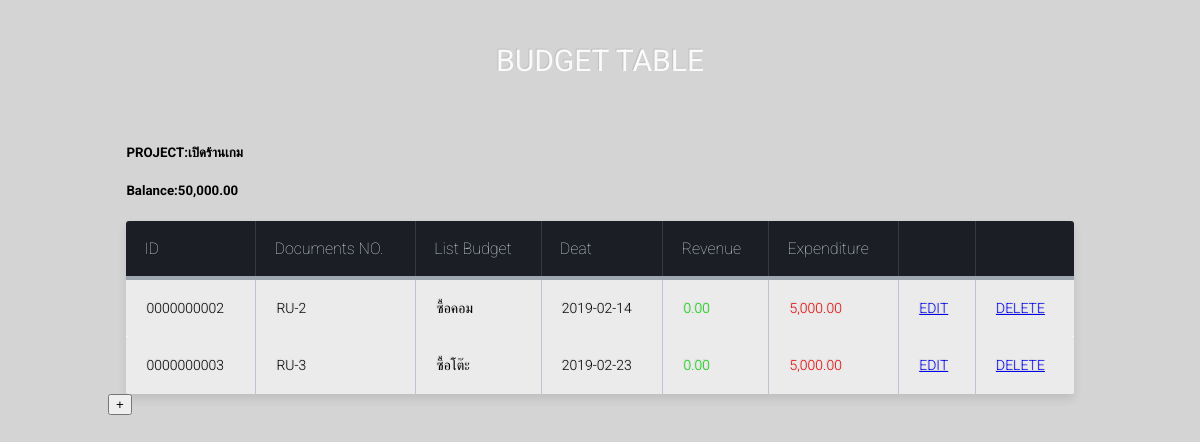
The app's page /budget/budget_seletc.php?id=3 with its own data.
### tables this page shows
CREATE TABLE `project` (
  `id_pj` int(10) UNSIGNED ZEROFILL NOT NULL,
  `do_no_pj` varchar(20) NOT NULL,
  `list_pj` varchar(100) NOT NULL,
  `budget_pj` float DEFAULT '0',
  `upfont` int(10) DEFAULT '0',
  `date_pj` date NOT NULL,
  `date_fillter` varchar(20) NOT NULL,
  `date_st` timestamp NOT NULL DEFAULT CURRENT_TIMESTAMP ON UPDATE CURRENT_TIMESTAMP
);

CREATE TABLE `budget` (
  `id_bg` int(10) UNSIGNED ZEROFILL NOT NULL,
  `du_no_bg` varchar(20) NOT NULL,
  `list_bg` varchar(100) NOT NULL,
  `list_pj_bg` varchar(100) NOT NULL,
  `rv_bg` float NOT NULL DEFAULT '0',
  `ex_bg` float NOT NULL DEFAULT '0',
  `date_bg` date NOT NULL,
  `date_st` timestamp NOT NULL DEFAULT CURRENT_TIMESTAMP ON UPDATE CURRENT_TIMESTAMP
);

### budget/budget_seletc.php (the view, shortened to what this page needs)
<link rel="stylesheet"  href="budget/bg.css">
<?php
include 'cn_db.php';
$strid=null ;
if(isset($_GET["id"]))
{
  $strid = $_GET["id"];
}
$sql = "SELECT * FROM project WHERE id_pj = ? ";
$params = array ($strid) ;
$stm= $con -> prepare($sql);
$stm->execute($params);
$result = $stm->fetch() ;
extract($result);
        $totalup=$budget_pj*$upfont/100;
        $sum=$budget_pj-$totalup;
?>
<div class="table-title" align="center">
        <h3>BUDGET TABLE</h3>
</div>
<div class="table-title" align="center">
</div>
<h5 class="aa">PROJECT:<?php echo $list_pj;?></h5>
<h5 class="aa">Balance:<?php echo number_format($sum,2   , '.'  , ','    );?></h5>
<table class="table-fill">
    <thead>
    <tr>
    <th class="text-left">ID</th>
    <th class="text-left">Documents NO.</th>
    <th class="text-left">List Budget</th>
    <th class="text-left">Deat</th>
    <th class="text-left">Revenue</th>
    <th class="text-left">Expenditure</th>
    <th class="text-left"></th>
    <th class="text-left"></th>
    </tr>
    </thead>
    <?php
            $sql = "SELECT *FROM budget WHERE list_pj_bg='$list_pj'";
            $stm = $con->prepare($sql);
            try{
                $stm->execute();
            }catch(Exception $exc){
            echo $exc->getTraceAsString();
            }
            while($row = $stm->fetch(PDO::FETCH_ASSOC)){
            extract($row);
  ?>
        <tbody class="table-hover">
        <tr>
                <td><?php echo $id_bg; ?></td>
                <td><?php echo $du_no_bg; ?></td>
                <td><?php echo $list_bg; ?></td>
                <td><?php echo $date_bg; ?></td>
                <td><font color=“#CCFF00”><?php echo number_format($rv_bg,2   , '.'  , ','    ); ?></td>
                <td class="cc"><?php echo number_format($ex_bg,2   , '.'  , ','    ); ?></td>
                <td class="cc1"><a href="#">EDIT</a></td>
                <td class="cc1"><a href="#">DELETE</a></td>
        </tr>
        <?php  } ?>
        </tbody>
</table>
<div class="bb">
                    <button  class="w3-button w3-circle w3-teal " onclick="myFunction()">+</button>
</div>

### budget/bg.css (style rules this page uses)
div.table-title { display: block; margin: auto; max-width: 600px; padding:5px; width: 100%; }
.table-title h3 { color: #fafafa; font-size: 30px; font-weight: 400; font-style:normal; font-family: "Roboto", helvetica, arial, sans-serif; text-shadow: -1px -1px 1px rgba(0, 0, 0, 0.1); text-transform:uppercase; }
.table-fill { background: white; border-radius:3px; border-collapse: collapse; height: 100%px; margin: auto; max-width: 80%; padding:5px; width: 100%; box-shadow: 0 5px 10px rgba(0, 0, 0, 0.1); animation: float 5s infinite; }
th { color:#D5DDE5;; background:#1b1e24; border-bottom:4px solid #9ea7af; border-right: 1px solid #343a45; font-size:16px; font-weight: 100; padding:18px; text-align:left; text-shadow: 0 1px 1px rgba(0, 0, 0, 0.1); vertical-align:middle; }
th:first-child { border-top-left-radius:3px; }
th:last-child { border-top-right-radius:3px; border-right:none; }
tr { border-top: 1px solid #C1C3D1; border-bottom: 1px solid #C1C3D1; font-size:16px; font-weight:normal; text-shadow: 0 1px 1px rgba(256, 256, 256, 0.1); }
tr:first-child { border-top:none; }
tr:last-child { border-bottom:none; }
tr:nth-child(odd) td { background:#EBEBEB; }
tr:last-child td:first-child { border-bottom-left-radius:3px; }
tr:last-child td:last-child { border-bottom-right-radius:3px; }
td { background:#FFFFFF; padding:20px; text-align:left; vertical-align:middle; font-weight:300; font-size:14px; text-shadow: -1px -1px 1px rgba(0, 0, 0, 0.1); border-right: 1px solid #C1C3D1; }
td:last-child { border-right: 0px; }
th.text-left { text-align: left; }
.bb { margin-left:100px; }
.cc { color: rgb(230, 0, 0); }
.cc1 { color: #3300FF; }
.aa { padding-left: 10%; }

### records on screen
project: list_pj "เปิดร้านเกม", sum "50,000.00"
budget: id_bg "0000000002", du_no_bg "RU-2", list_bg "ซื้อคอม", date_bg "2019-02-14", rv_bg "0.00", ex_bg "5,000.00"
budget: id_bg "0000000003", du_no_bg "RU-3", list_bg "ซื้อโต๊ะ", date_bg "2019-02-23", rv_bg "0.00", ex_bg "5,000.00"
